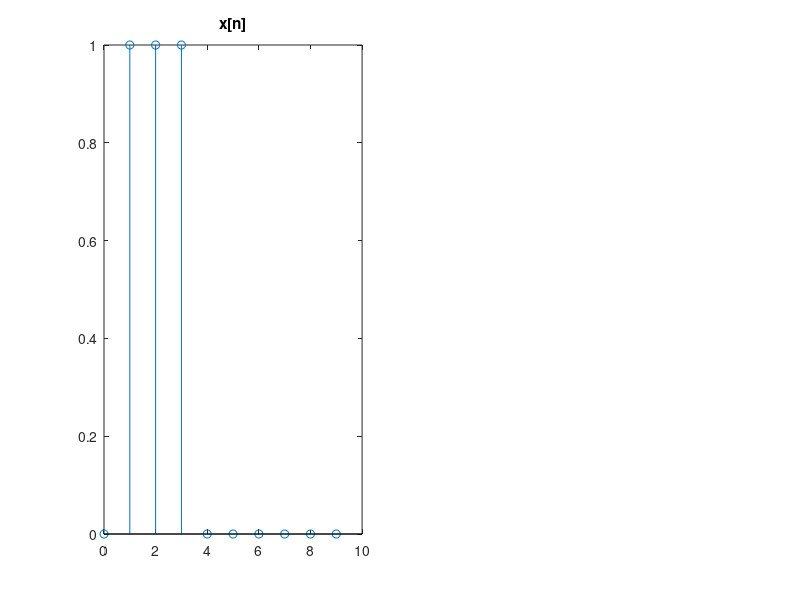

Write the MATLAB code that produced this figure. (Note: this script raises an error after producing the figure.)
% Dean
clc;
clear;
row = 1;
column = 2;


%  Part a)
subplot(row, column, 1)
n = (0:9);
xOfN = zeros(1,length(n));
xOfN(2:4) = 1;
stem(n, xOfN)
title('x[n]')

% Preallocating for speed
y = zeros(1, length(n));

% Convolution to find y(n)
h = ((1/4).^n).*heaviside(n);
res = conv(xOfN ,h);

for i = 1 : length(n)
    y(i) = res(i);
end

subplot(row, column, 2)
stem (n, y)
title ('result of Convolution')